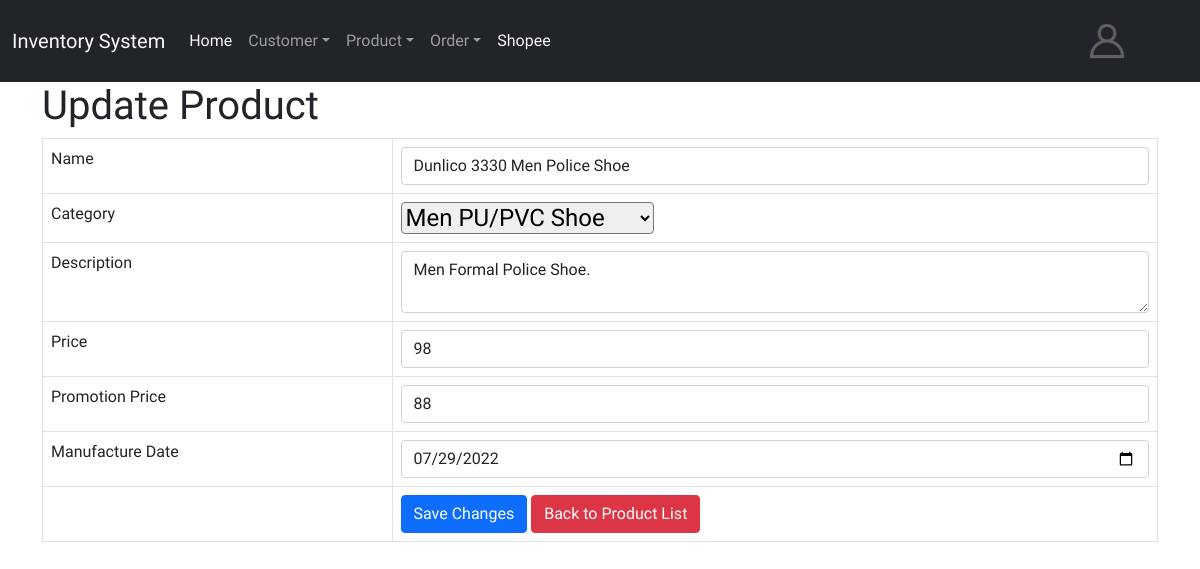
/FYP/product_update.php?id=9 (signed in), run on the app's committed database.
### tables this page shows
CREATE TABLE `products` (
  `product_id` int(20) NOT NULL,
  `name` varchar(128) NOT NULL,
  `description` text NOT NULL,
  `category_id` int(11) DEFAULT NULL,
  `price` double NOT NULL,
  `created` datetime NOT NULL,
  `modified` timestamp NOT NULL DEFAULT current_timestamp() ON UPDATE current_timestamp(),
  `promotion_price` double DEFAULT NULL,
  `manufacture_date` date DEFAULT NULL,
  `expired_date` date DEFAULT NULL,
  `product_img` varchar(255) DEFAULT NULL
);

### FYP/product_update.php (the view, shortened to what this page needs)
<?php
include 'config/navbar.php';
?>
<head>
    <link href="https://cdn.jsdelivr.net/npm/bootstrap@5.0.1/dist/css/bootstrap.min.css" rel="stylesheet">
</head>
<div class="container">
    <div class="page-header">
        <h1>Update Product</h1>
    </div>
    <?php
    $id = isset($_GET['id']) ? $_GET['id'] : die('ERROR: Record ID not found.');
    include 'config/database.php';
    try {
        $query = "SELECT products.product_id, products.name, products.description, products.product_img, products.price, products.promotion_price, products.manufacture_date, categories.category_id FROM products INNER JOIN categories ON products.category_id=categories.category_id WHERE product_id = ? LIMIT 0,1";
        $stmt = $con->prepare($query);
        $stmt->bindParam(1, $id);
        $stmt->execute();
        $row = $stmt->fetch(PDO::FETCH_ASSOC);
        $name = $row['name'];
        $product_category_id = $row['category_id'];
        $description = $row['description'];
        $price = $row['price'];
        $promo_price = $row['promotion_price'];
        $manu_date = $row['manufacture_date'];
        $catQ = 'SELECT category_id, category_name FROM categories';
        $stmt2 = $con->prepare($catQ);
        $stmt2->execute();
    }
    catch (PDOException $exception) {
        die('ERROR: ' . $exception->getMessage());
    }
    ?>
    <form action="<?php echo htmlspecialchars($_SERVER["PHP_SELF"] . "?id={$id}"); ?>" method="post" enctype="multipart/form-data">
        <table class='table table-hover table-responsive table-bordered'>
            <tr>
                <td>Name</td>
                <td><input type='text' name='name' value="<?php echo htmlspecialchars($name, ENT_QUOTES);  ?>" class='form-control' />
                </td>
            </tr>
            <tr>
                <td>Category</td>
                <td>
                    <?php
                    $selected = '';
                    echo '<select class="fs-4 rounded" id="" name="category">';
                    while ($row = $stmt2->fetch(PDO::FETCH_ASSOC)) {
                        if ($_POST) {
                            $selected = $row['category_id'] == $_POST['category'] ? 'selected' : '';
                        } else {
                            $selected = $row['category_id'] == $product_category_id ? 'selected' : '';
                        }
                        echo "<option value='" . $row['category_id'] . "' " . $selected . ">" . $row['category_name'] . "</option>";
                    }
                    echo "</select>";
                    ?>
                </td>
            </tr>
            <tr>
                <td>Description</td>
                <td><textarea name='description' class='form-control'><?php echo htmlspecialchars($description, ENT_QUOTES);  ?></textarea>
                </td>
            </tr>
            <tr>
                <td>Price</td>
                <td><input type='text' name='price' value="<?php echo htmlspecialchars($price, ENT_QUOTES);  ?>" class='form-control' />
                </td>
            </tr>
            <tr>
                <td>Promotion Price</td>
                <td><input type='text' name='promo_price' value="<?php echo htmlspecialchars($promo_price, ENT_QUOTES);  ?>" class='form-control' />
                </td>
            </tr>
            <tr>
                <td>Manufacture Date</td>
                <td><input type='date' name='manu_date' value="<?php echo htmlspecialchars($manu_date, ENT_QUOTES);  ?>" class='form-control' />
                </td>
            </tr>
            <tr>
                <td></td>
                <td>
                    <input type='submit' value='Save Changes' class='btn btn-primary' />
                    <a href='product_read.php' class='btn btn-danger'>Back to Product List</a>
                </td>
            </tr>
        </table>
    </form>
</div>
</body>
</html>

### FYP/config/navbar.php (style rules this page uses)
body { font-family: 'Mochiy Pop One', sans-serif; }

### FYP/product_update.php (style rules this page uses)
body { font-family: 'Mochiy Pop One', sans-serif; }

### data on the page
products: name "Dunlico 3330 Men Police Shoe", description "Men Formal Police Shoe.", price "98", promo_price "88", manu_date "07/29/2022"

### other printed values
form field category "Men PU/PVC Shoe"
